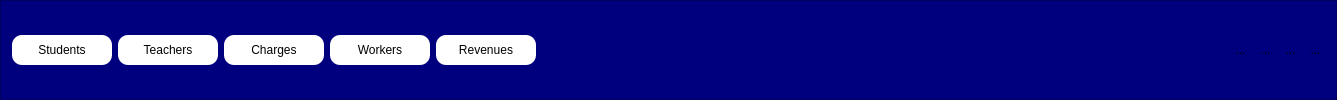
     <widget class="QFrame" name="frame_2">
      <property name="minimumSize">
       <size>
        <width>80</width>
        <height>70</height>
       </size>
      </property>
      <property name="styleSheet">
       <string notr="true">background-color: rgb(0, 0, 127);</string>
      </property>
      <property name="frameShape">
       <enum>QFrame::StyledPanel</enum>
      </property>
      <property name="frameShadow">
       <enum>QFrame::Raised</enum>
      </property>
      <layout class="QGridLayout" name="gridLayout_8">
       <item row="0" column="3">
        <widget class="QPushButton" name="pushButton_4">
         <property name="minimumSize">
          <size>
           <width>100</width>
           <height>30</height>
          </size>
         </property>
         <property name="styleSheet">
          <string notr="true">QPushButton{
	background-color: rgb(255, 255, 255);
	border-radius:10px
}
QPushButton:hover{
	background-color: rgb(175, 175, 175);
	font: 10pt &quot;MS Shell Dlg 2&quot;;
}</string>
         </property>
         <property name="text">
          <string>Workers</string>
         </property>
        </widget>
       </item>
       <item row="0" column="1">
        <widget class="QPushButton" name="pushButton_2">
         <property name="minimumSize">
          <size>
           <width>100</width>
           <height>30</height>
          </size>
         </property>
         <property name="styleSheet">
          <string notr="true">QPushButton{
	background-color: rgb(255, 255, 255);
	border-radius:10px
}
QPushButton:hover{
	background-color: rgb(175, 175, 175);
	font: 10pt &quot;MS Shell Dlg 2&quot;;
}</string>
         </property>
         <property name="text">
          <string>Teachers</string>
         </property>
        </widget>
       </item>
       <item row="0" column="5">
        <spacer name="horizontalSpacer_2">
         <property name="orientation">
          <enum>Qt::Horizontal</enum>
         </property>
         <property name="sizeHint" stdset="0">
          <size>
           <width>689</width>
           <height>20</height>
          </size>
         </property>
        </spacer>
       </item>
       <item row="0" column="2">
        <widget class="QPushButton" name="pushButton_3">
         <property name="minimumSize">
          <size>
           <width>100</width>
           <height>30</height>
          </size>
         </property>
         <property name="styleSheet">
          <string notr="true">QPushButton{
	background-color: rgb(255, 255, 255);
	border-radius:10px
}
QPushButton:hover{
	background-color: rgb(175, 175, 175);
	font: 10pt &quot;MS Shell Dlg 2&quot;;
}</string>
         </property>
         <property name="text">
          <string>Charges</string>
         </property>
        </widget>
       </item>
       <item row="0" column="8">
        <widget class="QToolButton" name="toolButton_5">
         <property name="styleSheet">
          <string notr="true">border:none;
border-radius:2px;</string>
         </property>
         <property name="text">
          <string>...</string>
         </property>
         <property name="icon">
          <iconset>
           <normaloff>icons/icons/notification (1).png</normaloff>icons/icons/notification (1).png</iconset>
         </property>
        </widget>
       </item>
       <item row="0" column="4">
        <widget class="QPushButton" name="pushButton_5">
         <property name="minimumSize">
          <size>
           <width>100</width>
           <height>30</height>
          </size>
         </property>
         <property name="styleSheet">
          <string notr="true">QPushButton{
	background-color: rgb(255, 255, 255);
	border-radius:10px
}
QPushButton:hover{
	background-color: rgb(175, 175, 175);
	font: 10pt &quot;MS Shell Dlg 2&quot;;
}</string>
         </property>
         <property name="text">
          <string>Revenues</string>
         </property>
        </widget>
       </item>
       <item row="0" column="9">
        <widget class="QToolButton" name="toolButton_4">
         <property name="styleSheet">
          <string notr="true">border:none;
border-radius:2px;</string>
         </property>
         <property name="text">
          <string>...</string>
         </property>
         <property name="icon">
          <iconset>
           <normaloff>icons/icons/settings.png</normaloff>icons/icons/settings.png</iconset>
         </property>
        </widget>
       </item>
       <item row="0" column="0">
        <widget class="QPushButton" name="pushButton">
         <property name="minimumSize">
          <size>
           <width>100</width>
           <height>30</height>
          </size>
         </property>
         <property name="styleSheet">
          <string notr="true">QPushButton{
	background-color: rgb(255, 255, 255);
	border-radius:10px
}
QPushButton:hover{
	background-color: rgb(175, 175, 175);
	font: 10pt &quot;MS Shell Dlg 2&quot;;
}</string>
         </property>
         <property name="text">
          <string>Students</string>
         </property>
        </widget>
       </item>
       <item row="0" column="7">
        <widget class="QToolButton" name="toolButton_6">
         <property name="styleSheet">
          <string notr="true">border:none;
border-radius:2px;</string>
         </property>
         <property name="text">
          <string>...</string>
         </property>
         <property name="icon">
          <iconset>
           <normaloff>icons/icons/calculator.png</normaloff>icons/icons/calculator.png</iconset>
         </property>
        </widget>
       </item>
       <item row="0" column="6">
        <widget class="QToolButton" name="B_back">
         <property name="styleSheet">
          <string notr="true">border:none;
border-radius:2px;</string>
         </property>
         <property name="text">
          <string>...</string>
         </property>
         <property name="icon">
          <iconset>
           <normaloff>icons/icons/back.png</normaloff>icons/icons/back.png</iconset>
         </property>
        </widget>
       </item>
      </layout>
     </widget>
